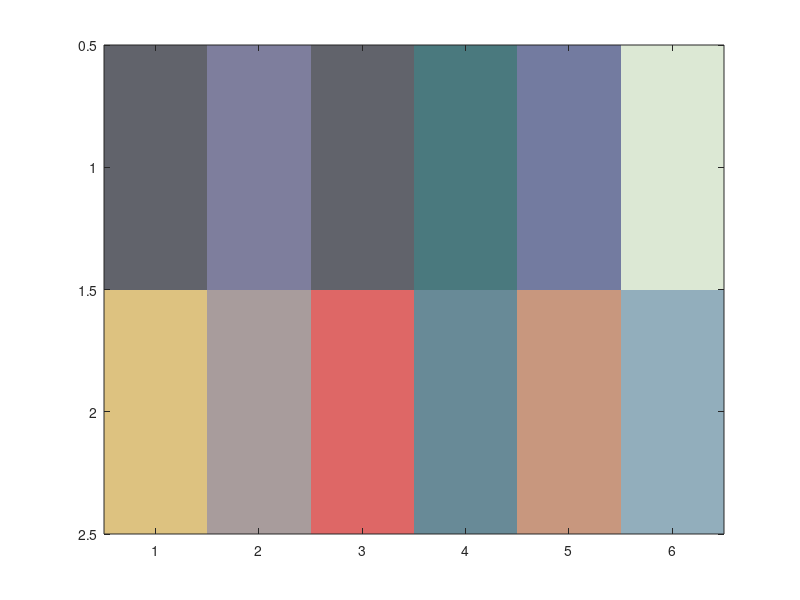

Here is the MATLAB script that generated this plot:
x = load('color_test.txt'); % makes a 12x3 matrix
x = reshape(x, 2, 6, 3); % reshape pulls columnwise, assume 6x2 image
x = x/255; %scale the data to be between 0 and 1
image(x);
